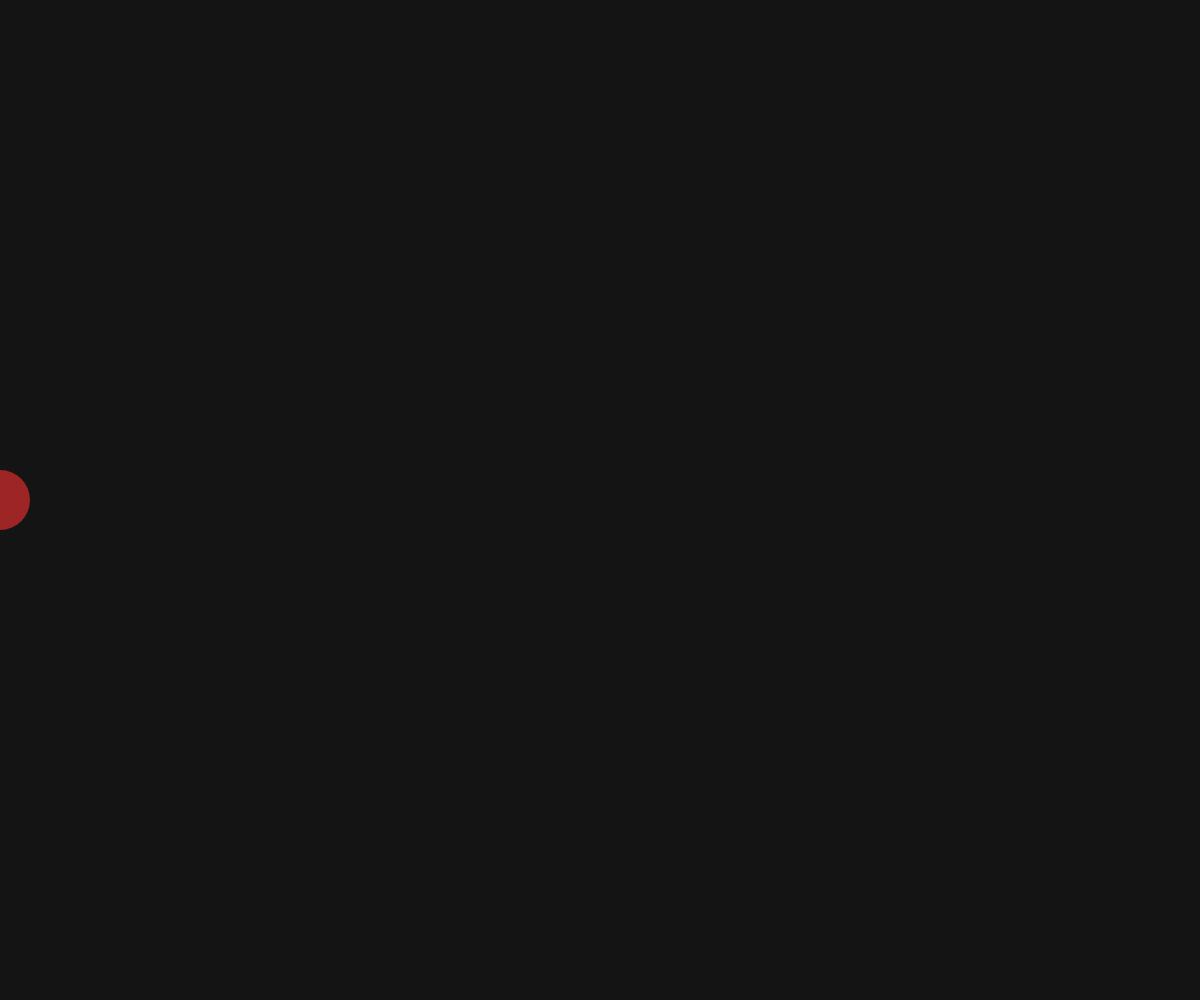
Frame 1 (no input)
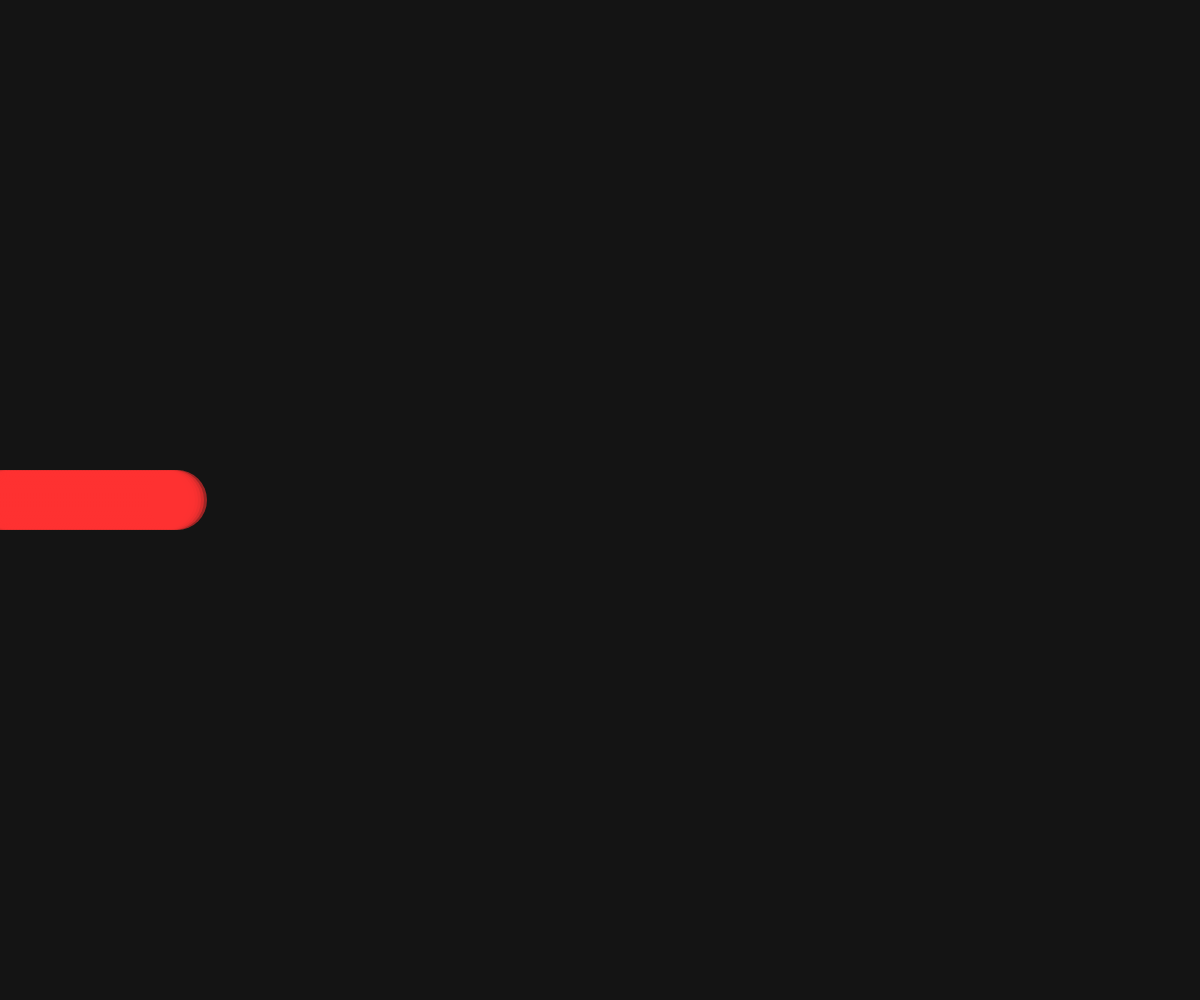
Frame 60 (no input)
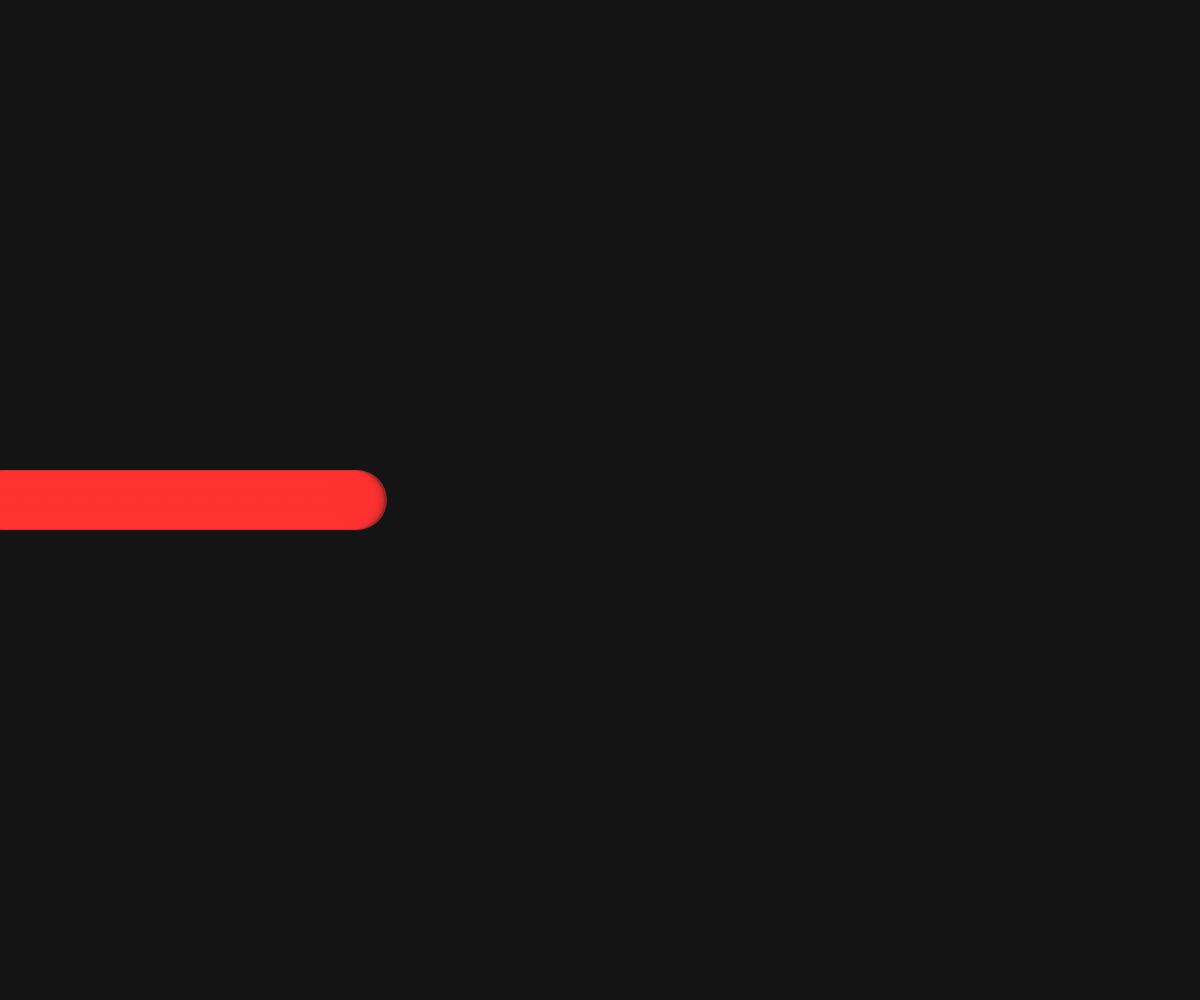
Frame 120 (the mouse pressed at the canvas centre since frame 60)

The p5.js sketch that drew these frames (run headless with seeded random() and noise() and a simulated clock; from frame 60 on, the mouse is pressed at the canvas centre):

// p5.js sketch
// ── sketch.js
let x = 0;

function setup() {
  createCanvas(windowWidth, windowHeight);
  background(20);
}

function draw() {
  noStroke();
  fill(255, 50, 50, 150);
  circle(x, height/2, 60);
  x += 3;
  if (x > width) x = 0;
}
